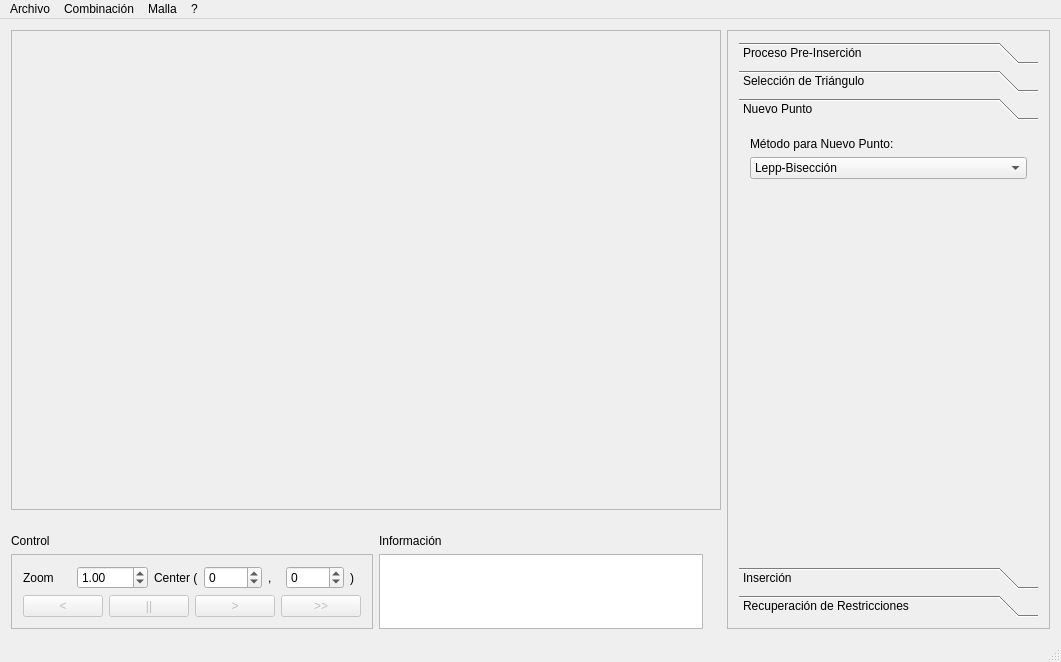
<?xml version="1.0" encoding="UTF-8"?>
<ui version="4.0">
 <class>MainWindow</class>
 <widget class="QMainWindow" name="MainWindow">
  <property name="geometry">
   <rect>
    <x>0</x>
    <y>0</y>
    <width>1061</width>
    <height>662</height>
   </rect>
  </property>
  <property name="sizePolicy">
   <sizepolicy hsizetype="Preferred" vsizetype="Preferred">
    <horstretch>0</horstretch>
    <verstretch>0</verstretch>
   </sizepolicy>
  </property>
  <property name="windowTitle">
   <string>MainWindow</string>
  </property>
  <widget class="QWidget" name="centralWidget">
   <layout class="QGridLayout" name="gridLayout_4">
    <item row="0" column="0" colspan="5">
     <widget class="QFrame" name="glFrame">
      <property name="frameShape">
       <enum>QFrame::StyledPanel</enum>
      </property>
      <property name="frameShadow">
       <enum>QFrame::Raised</enum>
      </property>
      <layout class="QGridLayout" name="gridLayout_2">
       <item row="0" column="1">
        <layout class="QHBoxLayout" name="glLayout"/>
       </item>
       <item row="0" column="0">
        <spacer name="verticalSpacer">
         <property name="orientation">
          <enum>Qt::Vertical</enum>
         </property>
         <property name="sizeHint" stdset="0">
          <size>
           <width>0</width>
           <height>40</height>
          </size>
         </property>
        </spacer>
       </item>
      </layout>
     </widget>
    </item>
    <item row="0" column="5" rowspan="7">
     <widget class="QFrame" name="optionFrame">
      <property name="frameShape">
       <enum>QFrame::StyledPanel</enum>
      </property>
      <property name="frameShadow">
       <enum>QFrame::Raised</enum>
      </property>
      <layout class="QGridLayout" name="gridLayout_3">
       <item row="0" column="1">
        <widget class="QToolBox" name="optionToolBox">
         <property name="enabled">
          <bool>true</bool>
         </property>
         <property name="currentIndex">
          <number>2</number>
         </property>
         <widget class="QWidget" name="preProcessPage">
          <property name="geometry">
           <rect>
            <x>0</x>
            <y>0</y>
            <width>295</width>
            <height>434</height>
           </rect>
          </property>
          <attribute name="label">
           <string>Proceso Pre-Inserción</string>
          </attribute>
          <layout class="QFormLayout" name="formLayout_2">
           <item row="0" column="0" colspan="2">
            <widget class="QComboBox" name="preProcessComboBox">
             <property name="currentIndex">
              <number>1</number>
             </property>
             <item>
              <property name="text">
               <string>Ninguno</string>
              </property>
             </item>
             <item>
              <property name="text">
               <string>Arreglar Vértices Involucrados</string>
              </property>
             </item>
            </widget>
           </item>
           <item row="1" column="0">
            <widget class="QCheckBox" name="preProcessCheckBox">
             <property name="text">
              <string>Sólo antes de primera inserción</string>
             </property>
             <property name="checked">
              <bool>true</bool>
             </property>
            </widget>
           </item>
          </layout>
         </widget>
         <widget class="QWidget" name="triangleSelectPage">
          <property name="geometry">
           <rect>
            <x>0</x>
            <y>0</y>
            <width>306</width>
            <height>434</height>
           </rect>
          </property>
          <attribute name="label">
           <string>Selección de Triángulo</string>
          </attribute>
          <layout class="QFormLayout" name="formLayout_7">
           <property name="fieldGrowthPolicy">
            <enum>QFormLayout::AllNonFixedFieldsGrow</enum>
           </property>
           <item row="1" column="0" colspan="2">
            <widget class="QComboBox" name="automaticTriangleSelectionComboBox">
             <property name="enabled">
              <bool>true</bool>
             </property>
             <item>
              <property name="text">
               <string>Menor ángulo interno</string>
              </property>
             </item>
             <item>
              <property name="text">
               <string>Menor longitud de arista</string>
              </property>
             </item>
             <item>
              <property name="text">
               <string>Menor ángulo interno, Aristas restrigidas</string>
              </property>
             </item>
             <item>
              <property name="text">
               <string>Menor Circumcentro</string>
              </property>
             </item>
            </widget>
           </item>
           <item row="4" column="0" colspan="2">
            <widget class="QCheckBox" name="repeatSelectedTriangleCheckBox">
             <property name="text">
              <string>Repetir triángulo hasta destruir</string>
             </property>
             <property name="checked">
              <bool>true</bool>
             </property>
            </widget>
           </item>
           <item row="3" column="1">
            <widget class="QDoubleSpinBox" name="automaticTriangleSelectionDoubleSpinBox">
             <property name="value">
              <double>20.000000000000000</double>
             </property>
            </widget>
           </item>
           <item row="3" column="0">
            <widget class="QLabel" name="label_2">
             <property name="text">
              <string>Mínimo Ángulo Interior [º]</string>
             </property>
            </widget>
           </item>
          </layout>
         </widget>
         <widget class="QWidget" name="newPointPage">
          <property name="geometry">
           <rect>
            <x>0</x>
            <y>0</y>
            <width>340</width>
            <height>434</height>
           </rect>
          </property>
          <attribute name="label">
           <string>Nuevo Punto</string>
          </attribute>
          <layout class="QFormLayout" name="formLayout_3">
           <property name="fieldGrowthPolicy">
            <enum>QFormLayout::AllNonFixedFieldsGrow</enum>
           </property>
           <item row="0" column="0">
            <widget class="QLabel" name="label">
             <property name="text">
              <string>Método para Nuevo Punto:</string>
             </property>
            </widget>
           </item>
           <item row="2" column="0" colspan="2">
            <widget class="QComboBox" name="newPointMethodComboBox">
             <property name="currentIndex">
              <number>0</number>
             </property>
             <item>
              <property name="text">
               <string>Lepp-Bisección</string>
              </property>
             </item>
             <item>
              <property name="text">
               <string>Ruppert</string>
              </property>
             </item>
             <item>
              <property name="text">
               <string>Lepp-Centroide</string>
              </property>
             </item>
             <item>
              <property name="text">
               <string>Lepp-Ruppert</string>
              </property>
             </item>
             <item>
              <property name="text">
               <string>Off-Center</string>
              </property>
             </item>
            </widget>
           </item>
          </layout>
         </widget>
         <widget class="QWidget" name="insertionPage">
          <property name="geometry">
           <rect>
            <x>0</x>
            <y>0</y>
            <width>295</width>
            <height>434</height>
           </rect>
          </property>
          <attribute name="label">
           <string>Inserción</string>
          </attribute>
          <layout class="QFormLayout" name="formLayout">
           <property name="fieldGrowthPolicy">
            <enum>QFormLayout::AllNonFixedFieldsGrow</enum>
           </property>
           <item row="0" column="1">
            <widget class="QComboBox" name="insideNewPointCaseComboBox">
             <property name="currentIndex">
              <number>1</number>
             </property>
             <item>
              <property name="text">
               <string>Inserción Básica</string>
              </property>
             </item>
             <item>
              <property name="text">
               <string>Flip Diagonal (Delaunay)</string>
              </property>
             </item>
             <item>
              <property name="text">
               <string>Cavity (Delaunay)</string>
              </property>
             </item>
            </widget>
           </item>
          </layout>
         </widget>
         <widget class="QWidget" name="restrictionRecoveryPage">
          <property name="geometry">
           <rect>
            <x>0</x>
            <y>0</y>
            <width>295</width>
            <height>434</height>
           </rect>
          </property>
          <attribute name="label">
           <string>Recuperación de Restricciones</string>
          </attribute>
          <layout class="QFormLayout" name="formLayout_4">
           <item row="0" column="0" colspan="2">
            <widget class="QComboBox" name="algorithmComboBox">
             <item>
              <property name="text">
               <string>No Recuperar</string>
              </property>
             </item>
             <item>
              <property name="text">
               <string>Recuperar por Unión</string>
              </property>
             </item>
             <item>
              <property name="text">
               <string>Recupearación Completa</string>
              </property>
             </item>
            </widget>
           </item>
          </layout>
         </widget>
        </widget>
       </item>
      </layout>
     </widget>
    </item>
    <item row="5" column="0" rowspan="2">
     <widget class="QFrame" name="controlFrame">
      <property name="frameShape">
       <enum>QFrame::StyledPanel</enum>
      </property>
      <property name="frameShadow">
       <enum>QFrame::Raised</enum>
      </property>
      <layout class="QGridLayout" name="gridLayout">
       <item row="0" column="0">
        <layout class="QVBoxLayout" name="verticalLayout_2">
         <item>
          <layout class="QHBoxLayout" name="horizontalLayout_3">
           <item>
            <widget class="QLabel" name="scaleLabel">
             <property name="text">
              <string>Zoom     </string>
             </property>
            </widget>
           </item>
           <item>
            <widget class="QDoubleSpinBox" name="scaleSpinBox">
             <property name="maximum">
              <double>1000.000000000000000</double>
             </property>
             <property name="singleStep">
              <double>0.500000000000000</double>
             </property>
             <property name="value">
              <double>1.000000000000000</double>
             </property>
            </widget>
           </item>
           <item>
            <widget class="QLabel" name="openCenterLavel">
             <property name="text">
              <string>Center (</string>
             </property>
            </widget>
           </item>
           <item>
            <widget class="QSpinBox" name="xTranslateSpinBox">
             <property name="minimum">
              <number>-1000</number>
             </property>
             <property name="maximum">
              <number>1000</number>
             </property>
             <property name="singleStep">
              <number>10</number>
             </property>
            </widget>
           </item>
           <item>
            <widget class="QLabel" name="commaCenterLabel">
             <property name="text">
              <string>,</string>
             </property>
            </widget>
           </item>
           <item>
            <widget class="QSpinBox" name="yTranslateSpinBox">
             <property name="minimum">
              <number>-1000</number>
             </property>
             <property name="maximum">
              <number>1000</number>
             </property>
             <property name="singleStep">
              <number>10</number>
             </property>
            </widget>
           </item>
           <item>
            <widget class="QLabel" name="closeCenterLabel">
             <property name="text">
              <string>)</string>
             </property>
            </widget>
           </item>
          </layout>
         </item>
         <item>
          <layout class="QHBoxLayout" name="horizontalLayout_2">
           <item>
            <widget class="QPushButton" name="unRefineOnceButton">
             <property name="enabled">
              <bool>false</bool>
             </property>
             <property name="text">
              <string>&lt;</string>
             </property>
            </widget>
           </item>
           <item>
            <widget class="QPushButton" name="stopButton">
             <property name="enabled">
              <bool>false</bool>
             </property>
             <property name="text">
              <string>||</string>
             </property>
            </widget>
           </item>
           <item>
            <widget class="QPushButton" name="refineOnceButton">
             <property name="enabled">
              <bool>false</bool>
             </property>
             <property name="text">
              <string>&gt;</string>
             </property>
            </widget>
           </item>
           <item>
            <widget class="QPushButton" name="refineButton">
             <property name="enabled">
              <bool>false</bool>
             </property>
             <property name="text">
              <string>&gt;&gt;</string>
             </property>
            </widget>
           </item>
          </layout>
         </item>
        </layout>
       </item>
      </layout>
     </widget>
    </item>
    <item row="4" column="0">
     <widget class="QLabel" name="infoControl">
      <property name="text">
       <string>Control</string>
      </property>
     </widget>
    </item>
    <item row="5" column="1" rowspan="2">
     <widget class="QPlainTextEdit" name="infoPlainTextEdit">
      <property name="sizePolicy">
       <sizepolicy hsizetype="Expanding" vsizetype="Ignored">
        <horstretch>0</horstretch>
        <verstretch>0</verstretch>
       </sizepolicy>
      </property>
     </widget>
    </item>
    <item row="4" column="1">
     <widget class="QLabel" name="infoLabel">
      <property name="text">
       <string>Información</string>
      </property>
     </widget>
    </item>
   </layout>
  </widget>
  <widget class="QMenuBar" name="menuBar">
   <property name="geometry">
    <rect>
     <x>0</x>
     <y>0</y>
     <width>1061</width>
     <height>23</height>
    </rect>
   </property>
   <widget class="QMenu" name="menuFile">
    <property name="title">
     <string>Archivo</string>
    </property>
    <addaction name="actionExit"/>
   </widget>
   <widget class="QMenu" name="menuCombination">
    <property name="title">
     <string>Combinación</string>
    </property>
    <addaction name="actionNew"/>
    <addaction name="actionOpen"/>
    <addaction name="actionSave"/>
    <addaction name="actionSaveAs"/>
   </widget>
   <widget class="QMenu" name="menuMesh">
    <property name="title">
     <string>Malla</string>
    </property>
    <addaction name="actionLoad"/>
    <addaction name="actionReload"/>
   </widget>
   <widget class="QMenu" name="menuHelp">
    <property name="title">
     <string>?</string>
    </property>
    <addaction name="actionAbout"/>
   </widget>
   <addaction name="menuFile"/>
   <addaction name="menuCombination"/>
   <addaction name="menuMesh"/>
   <addaction name="menuHelp"/>
  </widget>
  <widget class="QStatusBar" name="statusBar"/>
  <action name="actionNew">
   <property name="text">
    <string>Nueva</string>
   </property>
  </action>
  <action name="actionOpen">
   <property name="text">
    <string>Abrir...</string>
   </property>
  </action>
  <action name="actionSave">
   <property name="text">
    <string>Guardar</string>
   </property>
  </action>
  <action name="actionExit">
   <property name="text">
    <string>Salir</string>
   </property>
  </action>
  <action name="actionLoad">
   <property name="text">
    <string>Cargar...</string>
   </property>
   <property name="toolTip">
    <string>Cargar Malla</string>
   </property>
   <property name="shortcut">
    <string>Ctrl+L</string>
   </property>
  </action>
  <action name="actionReload">
   <property name="text">
    <string>Recargar</string>
   </property>
  </action>
  <action name="actionSaveAs">
   <property name="text">
    <string>Guardar como...</string>
   </property>
  </action>
  <action name="actionAbout">
   <property name="text">
    <string>Acerca...</string>
   </property>
  </action>
 </widget>
 <layoutdefault spacing="6" margin="11"/>
 <tabstops>
  <tabstop>refineOnceButton</tabstop>
  <tabstop>stopButton</tabstop>
  <tabstop>refineButton</tabstop>
 </tabstops>
 <resources/>
 <connections/>
 <slots>
  <slot>on_refineOnce_clicked()</slot>
 </slots>
</ui>
